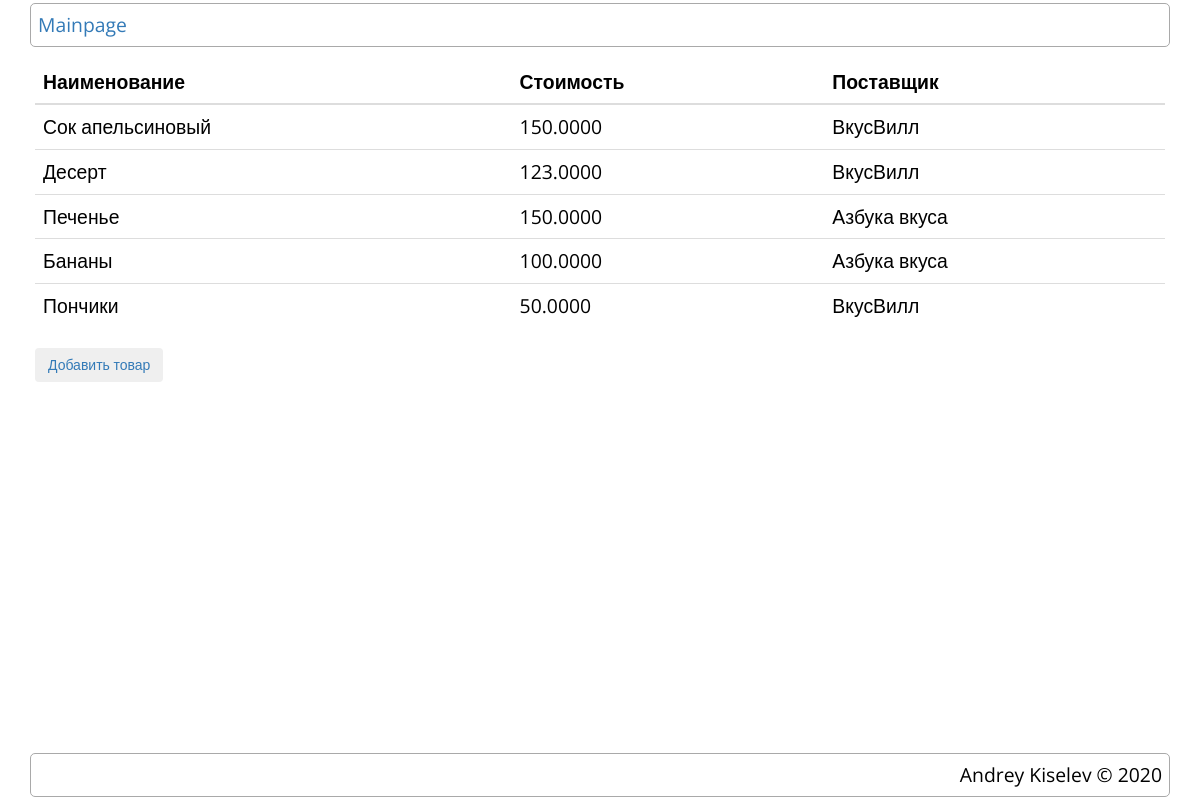
The page / on the database its author committed.
### product/models.py (models this page shows, shortened)
class Product(models.Model):
    UNITS = (
        (1, "kg"),
        (2, "lb"),
        (3, "pcs"),
    )
    class Meta:
        verbose_name = "Продукт"
        verbose_name_plural = "Продукты"
    provider = models.ForeignKey(
        Provider, on_delete=models.CASCADE, verbose_name="Поставщик"
    )
    name = models.CharField(verbose_name="Наименование товара", max_length=256)
    created_at = models.DateTimeField(
        verbose_name="Дата поступления", auto_now_add=True
    )
    price = models.DecimalField(
        verbose_name="Цена за единицу товара", max_digits=19, decimal_places=4
    )
    unit = models.PositiveSmallIntegerField(
        verbose_name="Единица измерения", choices=UNITS
    )

class Provider(models.Model):
    class Meta:
        verbose_name = "Поставщик"
        verbose_name_plural = "Поставщики"
    name = models.CharField(
        verbose_name="Наименование поставщика", max_length=256, unique=True
    )

### product/views.py (the view)
# urls.py: path("", ProductView.as_view(), name="index"),
class ProductView(ListView):
    model = Product
    def get_queryset(self):
        return (
            Product.objects.select_related("provider")
            .all()
            .order_by("created_at")
        )

### templates/product/product_list.html
{% extends "base.html" %}
{% block content %}
<table class="table">
  <thead>
    <tr>
      <th scope="col">Наименование</th>
      <th scope="col">Стоимость</th>
      <th scope="col">Поставщик</th>
    </tr>
  </thead>
  <tbody>
    {% for item in object_list %}
    <tr>
      <td>{{ item.name }}</td>
      <td>{{ item.price }}</td>
      <td>{{ item.provider.name }}</td>
    </tr>
    {% endfor %}
  </tbody>
</table>
<a href="{% url 'product:create' %}"><button class="btn">Добавить товар</button></a>
{% endblock %}

### templates/base.html (shortened to what this page needs)
{% load static %}
<!DOCTYPE html>
<html lang="en">
<head>
  <link rel="stylesheet" href="https://stackpath.bootstrapcdn.com/bootstrap/3.4.1/css/bootstrap.min.css">
  <link rel="stylesheet" href="{% static 'css/index.css' %}">
</head>
<body>
  <div class="container">
    <header><a href="{% url "product:index" %}">Mainpage</a></header>
    <div class="block">
      {% block content %}
      {% endblock %}
    </div>
    <footer>Andrey Kiselev &copy; 2020</footer>
  </div>
</body>
</html>

### static/css/index.css (style rules this page uses)
* { margin: 0; padding: 0; }
html, body { height: 100%; color: black; font-family: 'Open Sans', sans-serif; font-size: 1.1rem; }
header, footer { border: 1px solid darkgray; border-radius: 5px; padding: 7px; margin: 3px 0; }
footer { text-align: right; }
.container { height: 100%; display: flex; flex-direction: column; }
.block { padding: 10px 5px; flex-grow: 1; }

### rows shown on the page
Product: name "Сок апельсиновый", price "150.0000", provider.name "ВкусВилл"
Product: name "Десерт", price "123.0000", provider.name "ВкусВилл"
Product: name "Печенье", price "150.0000", provider.name "Азбука вкуса"
Product: name "Бананы", price "100.0000", provider.name "Азбука вкуса"
Product: name "Пончики", price "50.0000", provider.name "ВкусВилл"
